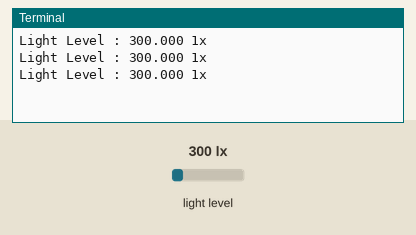
A program run on a simulated Raspberry Pi (BCM pin numbers). Shown: the last lines printed to the terminal. The test bench sets the inputs (shaded band); at power-on: light level 300 lx.

Above: at 1.2 s.
1.3 s: light level set to 40 lx
At 1.9 s:
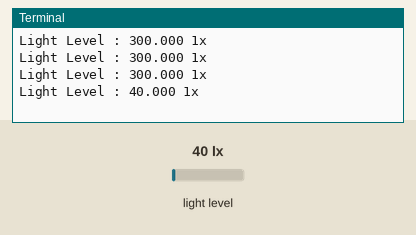
2.8 s: light level set to 500 lx
At 3.4 s:
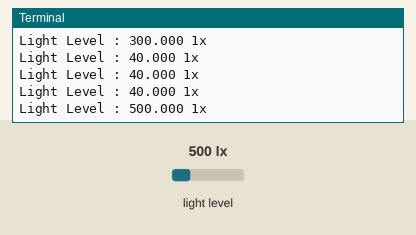
Timing chart, 0 to 5.8 s (numbered marks = the images above; inputs shaded):
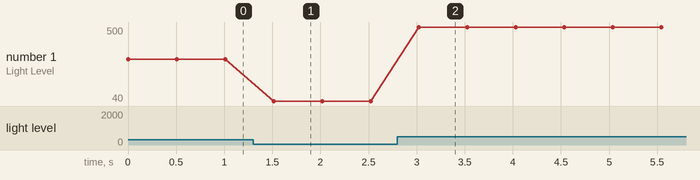

The program:

light_sensor.py
```python
#!/usr/bin/env python
import smbus
import time

# Define some constants from the datasheet

DEVICE = 0x23  # Default device I2C address

POWER_DOWN = 0x00  # No active state
POWER_ON = 0x01  # Power on
RESET = 0x07  # Reset data register value

# Start measurement at 4lx resolution. Time typically 16ms.
CONTINUOUS_LOW_RES_MODE = 0x13

# Start measurement at 1lx resolution. Time typically 120ms
CONTINUOUS_HIGH_RES_MODE_1 = 0x10

# Start measurement at 0.5lx resolution. Time typically 120ms
CONTINUOUS_HIGH_RES_MODE_2 = 0x11

# Start measurement at 1lx resolution. Time typically 120ms
# Device is automatically set to Power Down after measurement.
ONE_TIME_HIGH_RES_MODE_1 = 0x20

# Start measurement at 0.5lx resolution. Time typically 120ms
# Device is automatically set to Power Down after measurement.
ONE_TIME_HIGH_RES_MODE_2 = 0x21

# Start measurement at 1lx resolution. Time typically 120ms
# Device is automatically set to Power Down after measurement.
ONE_TIME_LOW_RES_MODE = 0x23

bus = smbus.SMBus(1)  # Rev 2 Pi uses 1


def convertToNumber(data):
    # Simple function to convert 2 bytes of data
    # into a decimal number
    return ((data[1] + (256 * data[0])) / 1.2)


def readLight(addr=DEVICE):
    data = bus.read_i2c_block_data(addr, ONE_TIME_HIGH_RES_MODE_1)
    return convertToNumber(data)


def light_sensor():
    value = readLight()
    return value


if __name__ == "__main__":
    while True:
        lux = light_sensor()
        print("Light Level : %2.3f 1x" % lux)
        time.sleep(0.5)
```

Measured:
- after the input at 1.3 s, the terminal: prints a new line after 0.21 s (image 1)
- after the input at 2.8 s, the terminal: prints a new line after 0.22 s (image 2)
- plotted number 1: 300 → 40 after the input at 1.3 s, 40 → 500 after the input at 2.8 s
